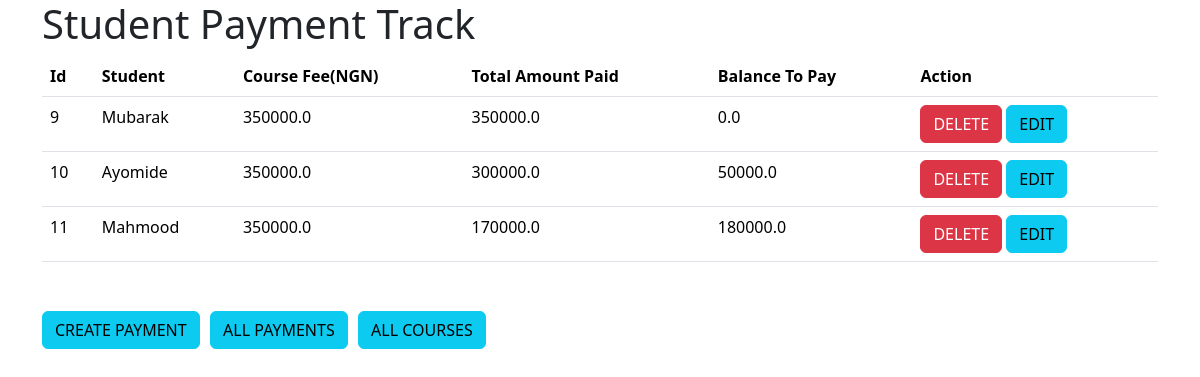
Page /ptrack on the committed database.
### courseregapp/models.py (models this page shows, shortened)
class PaymentTrack(models.Model):
    studentId = models.ForeignKey(Student, related_name='paymenttrack', on_delete=models.CASCADE)
    courseFee = models.FloatField()
    totalAmountPaid = models.FloatField()
    balanceToPay = models.FloatField()

class Student(models.Model):
    firstName = models.CharField(max_length=45)
    lastName = models.CharField(max_length=45)
    gender = models.CharField(max_length=45)
    age = models.IntegerField()
    email = models.EmailField()
    phoneNumber = models.CharField(max_length=45)
    nextOfKinName = models.CharField(max_length=45)
    nextOfKinRelationship = models.CharField(max_length=45)
    nextOfKinNumber = models.CharField(max_length=45)
    courseId = models.ForeignKey(Course, related_name='course', on_delete=models.CASCADE)
    courseFee = models.FloatField()
    batch = models.CharField(max_length=45)
    classStatus = models.CharField(max_length=45, default="Active")
    programType = models.CharField(max_length=45, default="Career Course")
    dateCreated = models.DateField(auto_now_add=True)

### courseregapp/views.py (the view)
# urls.py: path('ptrack', views.payment_track, name="ptrack"),
def payment_track(request):
    payment_tracks = PaymentTrack.objects.all()
    return render(request, 'allpaymenttracks.html', {"payment_tracks":  payment_tracks})

### templates/allpaymenttracks.html (shortened to what this page needs)
<!DOCTYPE html>
<html lang="en">
<head>
     <link href="https://cdn.jsdelivr.net/npm/bootstrap@5.3.2/dist/css/bootstrap.min.css" rel="stylesheet"
>
</head>
<body>
<div class="container">
  <div class="row justify-content-center">
    <div class="col-md-12">
  <marquee><h1> Student Payment Track</h1></marquee>
        <table class="table">
          <thead>
            <tr>
                <th scope="col">Id</th>
                <th scope="col">Student</th>
                <th scope="col">Course Fee(NGN)</th>
                <th scope="col">Total Amount Paid</th>
                <th scope="col">Balance To Pay</th>
                <th scope="col">Action</th>
            </tr>
          </thead>
          <tbody>
             {% for payment in payment_tracks %}
            <tr>
                <td>{{payment.id}}</td>
                 <td>{{payment.studentId.firstName}}</td>
                 <td>{{payment.courseFee}}</td>
                <td>{{payment.totalAmountPaid}}</td>
                <td>{{payment.balanceToPay}}</td>
                <td><a href="#" class="btn btn-danger">DELETE</a>
                    <a href="#" class="btn btn-info">EDIT</a>
                </td>
            </tr>
            {% endfor %}
          </tbody>
        </table><br>
       <h1>
           <a href="{% url 'payment' %}" class="btn btn-info">CREATE PAYMENT</a>
        <a href="{% url 'payments' %}" class="btn btn-info">ALL PAYMENTS</a>
        <a href="{% url 'courses' %}" class="btn btn-info">ALL COURSES</a>
       </h1>
        <br><br>
    </div>
  </div>
</div>
</body>
</html>

### rows in the picture
PaymentTrack: id "9", studentId.firstName "Mubarak", courseFee "350000.0", totalAmountPaid "350000.0", balanceToPay "0.0"
PaymentTrack: id "10", studentId.firstName "Ayomide", courseFee "350000.0", totalAmountPaid "300000.0", balanceToPay "50000.0"
PaymentTrack: id "11", studentId.firstName "Mahmood", courseFee "350000.0", totalAmountPaid "170000.0", balanceToPay "180000.0"
